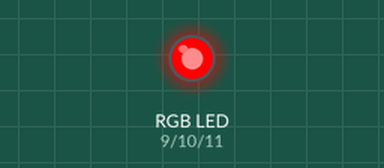
This sketch was run on a simulated Arduino Uno, built with avr-gcc and run on an emulated ATmega328P. Parts: an RGB LED mixed from three pins (HIGH = lit). Dim RGB values are drawn brighter than linear.

Above: at 0.05 s.
At 2.95 s:
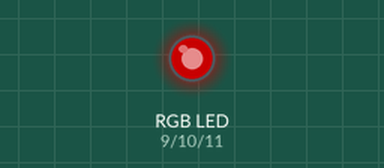
At 12.95 s:
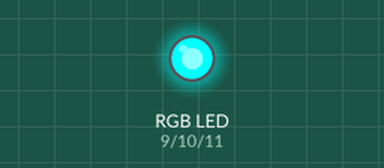
Timing chart, 0 to 16.9 s (numbered marks = the images above):
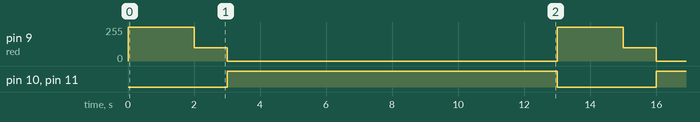

The sketch:

sketch_mar26_myRGB_LED.ino
```cpp
int red = 9; // sets variable names to pin outs [read only]
int green = 10;
int blue = 11;

void setup() {
  // put your setup code here, to run once:
  pinMode(red, OUTPUT);
  pinMode(green, OUTPUT);
  pinMode(blue, OUTPUT);

}
void setColor(int r, int g, int b)
{
analogWrite(red, r);
analogWrite(green, g);
analogWrite(blue, b);
}

void yellow()
{
  setColor(255, 255,0);
  delay(2000);
}

void cyan()
{
  setColor(0, 255, 255);
  delay(2000);
}

void magenta()
{
  setColor(255, 0, 255);
  delay(2000);
  }
// put your main code here, to run repeatedly:
void loop()
{
  setColor(255, 0, 0);
  delay(2000);
  setColor(100, 0, 0);
  delay(1000);
  setColor(0, 255, 255);
  delay(10000);
}
```

Measured:
- by itself, pin 9 (red): repeats every 13.0 s: 100/255 1.0 s, 0/255 10.0 s, 255/255 2.0 s
- by itself, pin 10 (green), pin 11 (blue): alternates HIGH for 10.0 s and LOW for 3.0 s
